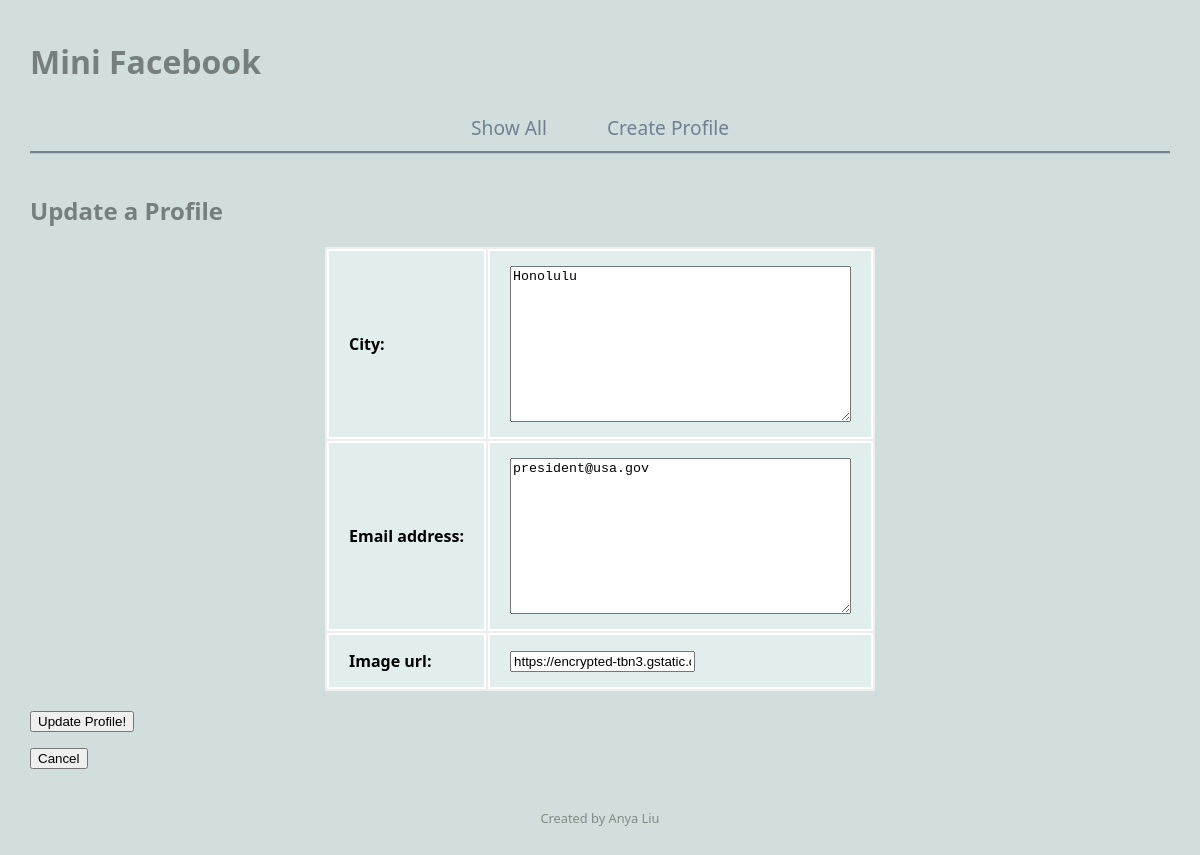
Before: /mini_fb/profile/1/update with the older database file.
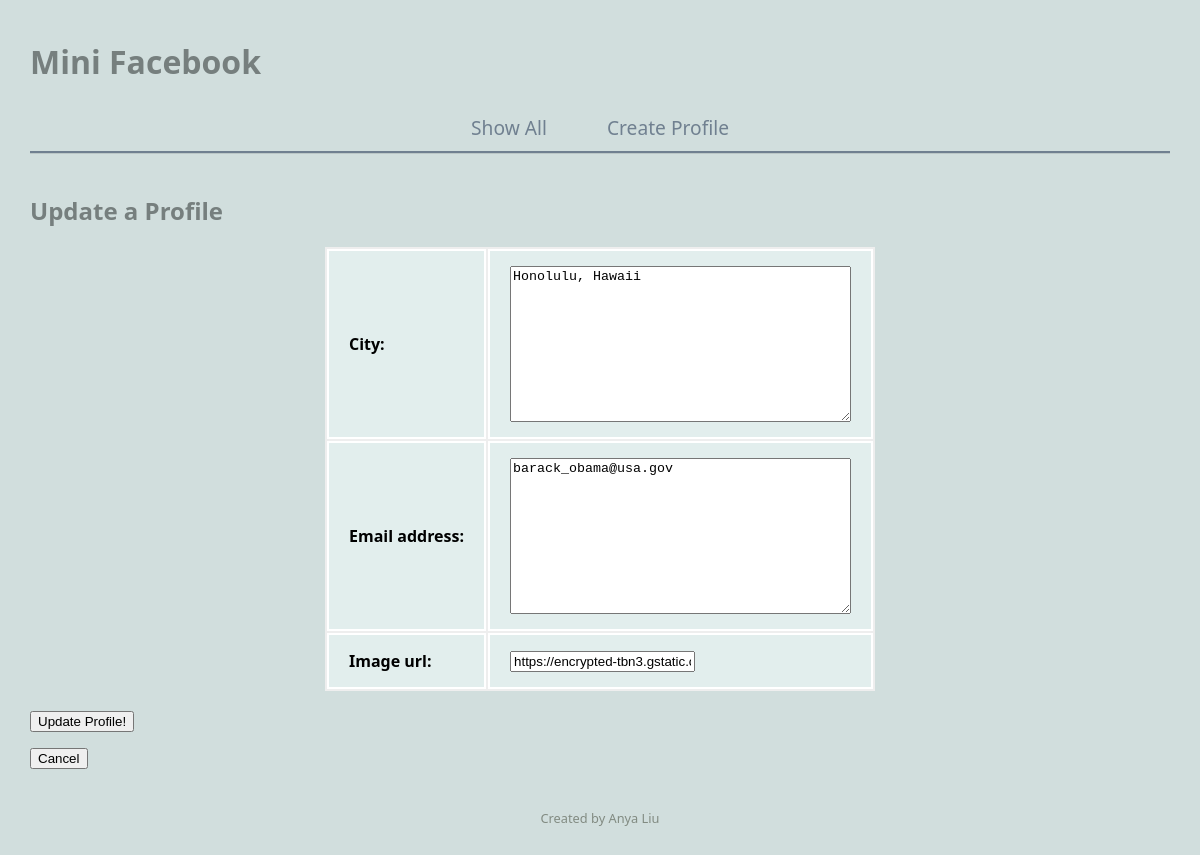
After: the same page with the newer database file.
### mini_fb/models.py (models this page shows, shortened)
class Profile(models.Model):
    first_name = models.TextField(blank=False)
    last_name = models.TextField(blank=False)
    city = models.TextField(blank=False)
    email_address = models.TextField(blank=False)
    image_url = models.URLField(blank=True) ## new

### mini_fb/views.py (the view, shortened to what this page needs)
# urls.py: path('profile/<int:pk>/update', UpdateProfileView.as_view(), name="update_profile"),
class UpdateProfileView(UpdateView):
    model = Profile
    form_class = UpdateProfileForm
    template_name = "mini_fb/update_profile_form.html"

### mini_fb/forms.py
class UpdateProfileForm(forms.ModelForm):
    class Meta:
        model = Profile
        fields = ['city', 'email_address', 'image_url']

### mini_fb/templates/mini_fb/update_profile_form.html (shortened to what this page needs)
{% extends 'mini_fb/base.html' %}
{% block content %}
<h2>Update a Profile</h2>
<form action="{% url 'update_profile' profile.pk %}"  method ="POST"
    enctype="multipart/form-data">
    <table>
    {{form.as_table}}
    </table>
    <input type='submit' name = 'update_profile' value= 'Update Profile!'>
</form>
<form action="{% url 'show_profile' profile.pk %}" method="GET">
    <input type='submit' name = 'cancel' value= 'Cancel'>
</form>
{% endblock %}

Changed rows visible on the page:
changed Profile: city "Honolulu" → "Honolulu, Hawaii"; email_address "president@usa.gov" → "barack_obama@usa.gov"
